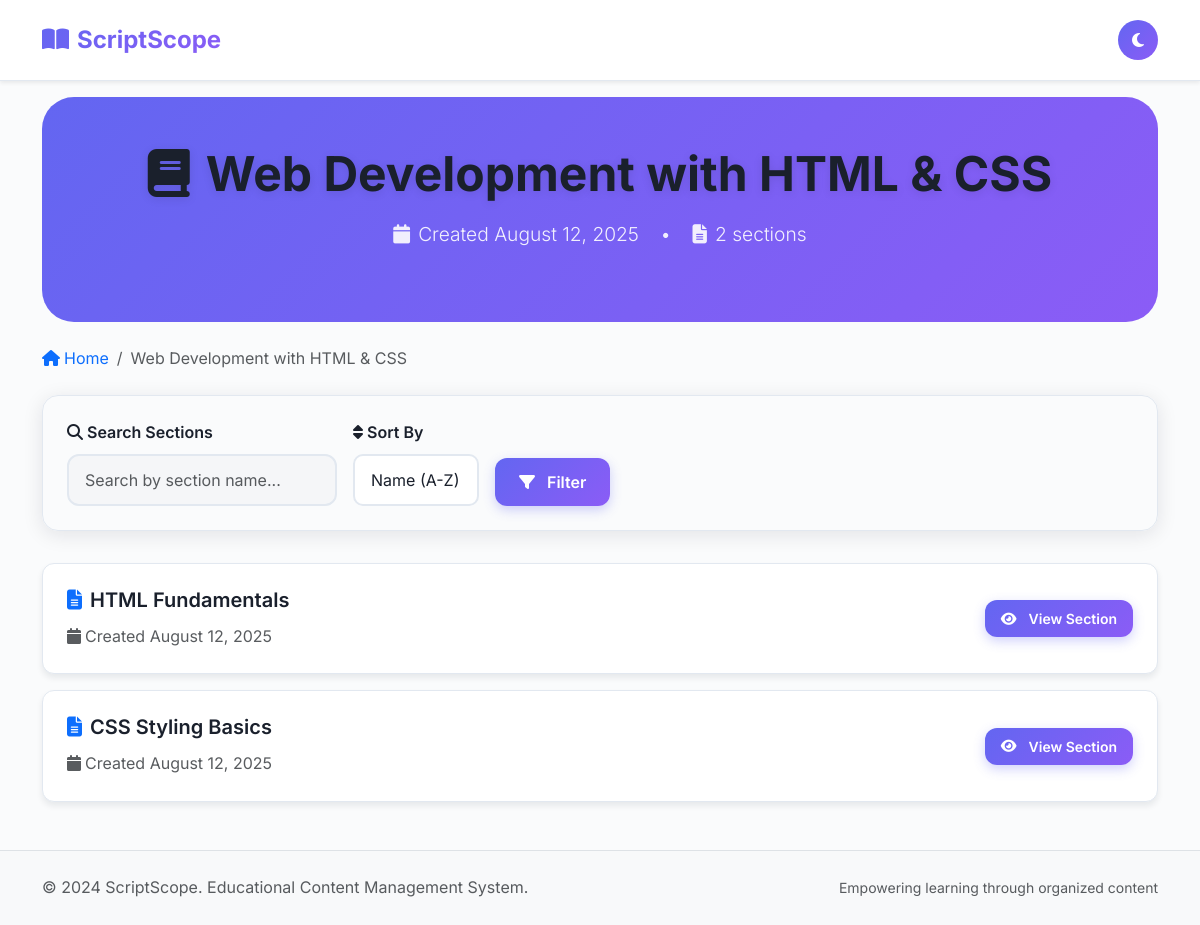
Screenshot of /chapter/2 (signed in) with the database file from the repository.
### backend/models.py (models this page shows)
class Chapter(db.Model):
    id = db.Column(db.Integer, primary_key=True)
    name = db.Column(db.String(200), nullable=False)
    admin_id = db.Column(db.Integer, db.ForeignKey('admin.id'), nullable=False)
    created_at = db.Column(db.DateTime, default=datetime.utcnow)
    sections = db.relationship('Section', backref='chapter', lazy=True, cascade='all, delete-orphan')
    chapter_comments = db.relationship('ChapterComment', backref='chapter', lazy=True, cascade='all, delete-orphan')

class Section(db.Model):
    id = db.Column(db.Integer, primary_key=True)
    name = db.Column(db.String(200), nullable=False)
    content = db.Column(db.Text, nullable=True)
    chapter_id = db.Column(db.Integer, db.ForeignKey('chapter.id'), nullable=False)
    created_at = db.Column(db.DateTime, default=datetime.utcnow)
    updated_at = db.Column(db.DateTime, default=datetime.utcnow, onupdate=datetime.utcnow)
    section_comments = db.relationship('SectionComment', backref='section', lazy=True, cascade='all, delete-orphan')

### backend/routes.py (the view)
@routes_bp.route('/chapter/<int:chapter_id>')
def chapter_detail(chapter_id):
    if 'user_id' not in session and 'admin_id' not in session:
        flash('Please log in to view chapter details', 'warning')
        return redirect(url_for('routes_bp.login'))
    chapter = Chapter.query.get_or_404(chapter_id)
    sections = Section.query.filter_by(chapter_id=chapter_id).all()
    comments = ChapterComment.query.filter_by(chapter_id=chapter_id).order_by(ChapterComment.created_at.desc()).all()
    return render_template('chapter_detail.html', chapter=chapter, sections=sections, comments=comments)

### frontend/templates/chapter_detail.html (shortened to what this page needs)
{% extends "user_base.html" %}
{% block content %}
<div class="container">
    <div class="hero" style="margin-bottom: 0; border-radius: 2rem; padding: 3rem 0;">
        <div class="text-center">
            <h1 class="display-5 fw-bold">
                <i class="fas fa-book me-3"></i>{{ chapter.name }}
            </h1>
            <p class="lead mb-4">
                <i class="fas fa-calendar me-2"></i>Created {{ chapter.created_at.strftime('%B %d, %Y') }}
                <span class="mx-3">•</span>
                <i class="fas fa-file-alt me-2"></i>{{ sections|length }} section{{ 's' if sections|length != 1 else '' }}
            </p>
        </div>
    </div>
    <nav aria-label="breadcrumb" class="my-4">
        <ol class="breadcrumb">
            <li class="breadcrumb-item">
                <a href="{{ url_for('routes_bp.index') }}" class="text-decoration-none">
                    <i class="fas fa-home me-1"></i>Home
                </a>
            </li>
            <li class="breadcrumb-item active">{{ chapter.name }}</li>
        </ol>
    </nav>
    <div class="search-filter-bar">
        <form method="GET" class="d-flex gap-3 align-items-end flex-wrap">
            <div class="flex-grow-1">
                <label for="search" class="form-label fw-semibold">
                    <i class="fas fa-search me-1"></i>Search Sections
                </label>
                <input type="text" id="search" name="search" class="form-control search-input"
                       placeholder="Search by section name..." value="{{ search }}">
            </div>
            <div>
                <label for="sort" class="form-label fw-semibold">
                    <i class="fas fa-sort me-1"></i>Sort By
                </label>
                <select id="sort" name="sort" class="form-select">
                    <option value="name" {{ 'selected' if sort_by == 'name' else '' }}>Name (A-Z)</option>
                </select>
            </div>
            <button type="submit" class="btn btn-primary">
                <i class="fas fa-filter me-1"></i>Filter
            </button>
        </form>
    </div>
    {% if sections %}
    <div class="section-list">
        {% for section in sections %}
        <div class="card section-card fade-in" style="animation-delay: {{ loop.index0 * 0.1 }}s">
            <div class="card-body">
                <div class="row align-items-center">
                    <div class="col-md-8">
                        <h5 class="card-title">
                            <i class="fas fa-file-alt me-2 text-primary"></i>{{ section.name }}
                        </h5>
                        <p class="card-text text-muted">
                            <i class="fas fa-calendar me-1"></i>Created {{ section.created_at.strftime('%B %d, %Y') }}
                        </p>
                    </div>
                    <div class="col-md-4 text-end">
                        <div class="d-flex gap-2 flex-wrap justify-content-end">
                            <a href="{{ url_for('routes_bp.section_detail', chapter_id=chapter.id, section_id=section.id) }}"
                               class="btn btn-primary btn-sm">
                                <i class="fas fa-eye me-1"></i>View Section
                            </a>
                        </div>
                    </div>
                </div>
            </div>
        </div>
        {% endfor %}
    </div>
    {% endif %}
</div>
{% endblock %}

### rows the page displays
Chapter: name "Web Development with HTML & CSS", created_at "August 12, 2025"
Section: name "HTML Fundamentals", created_at "August 12, 2025"
Section: name "CSS Styling Basics", created_at "August 12, 2025"

### other values shown
{{ sections|length }} "2"
{{ 's' if sections|length != 1 else '' }} "s"
